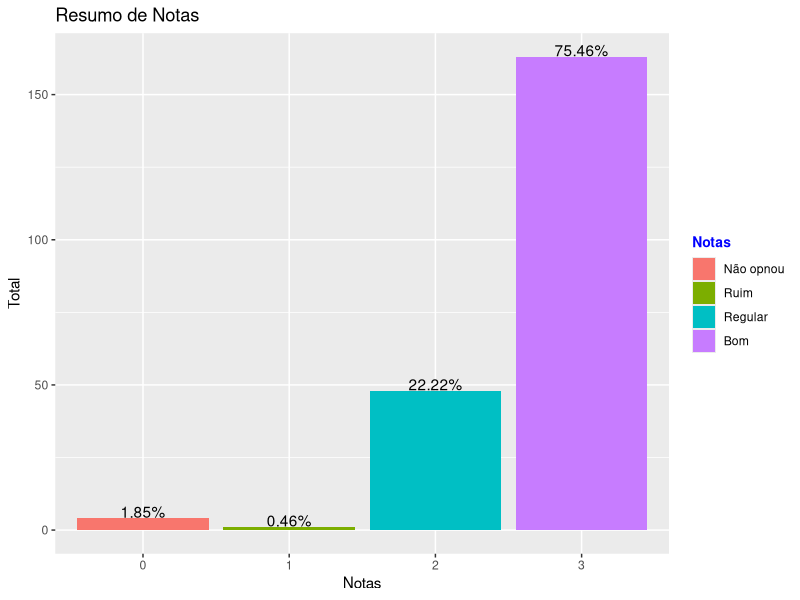
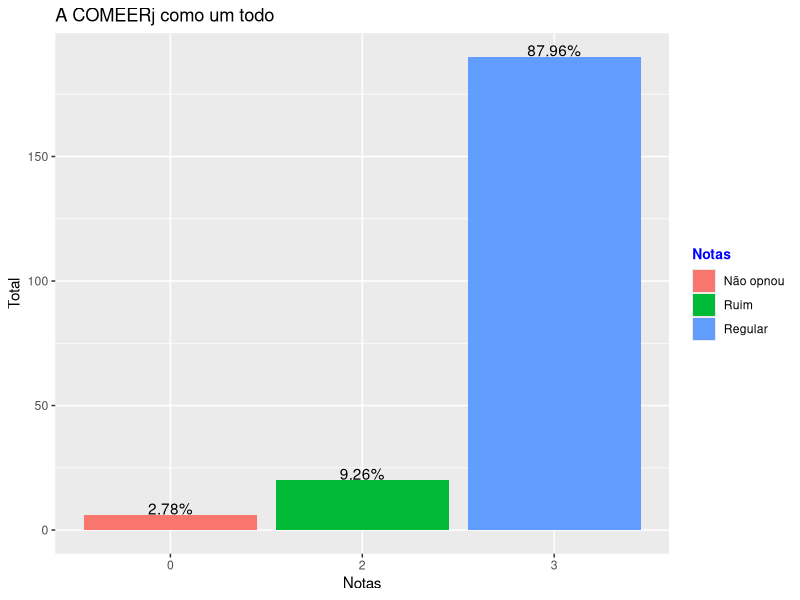
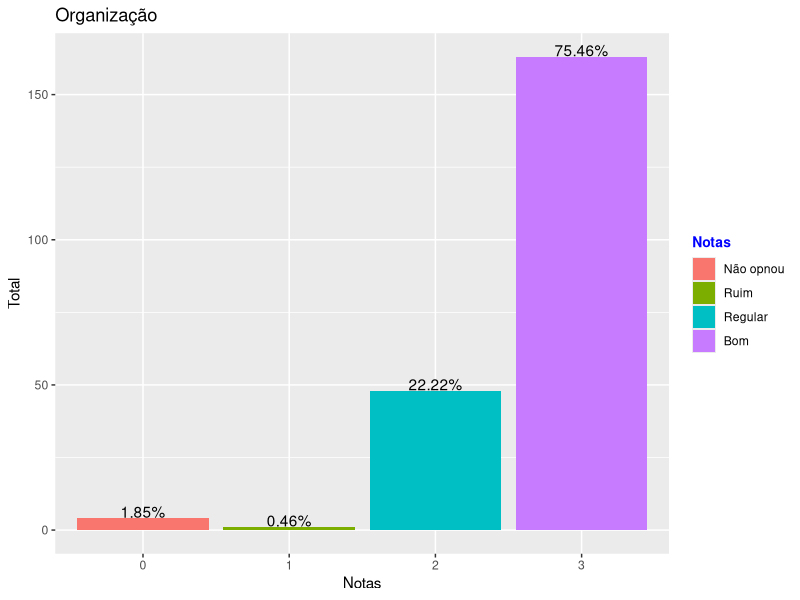
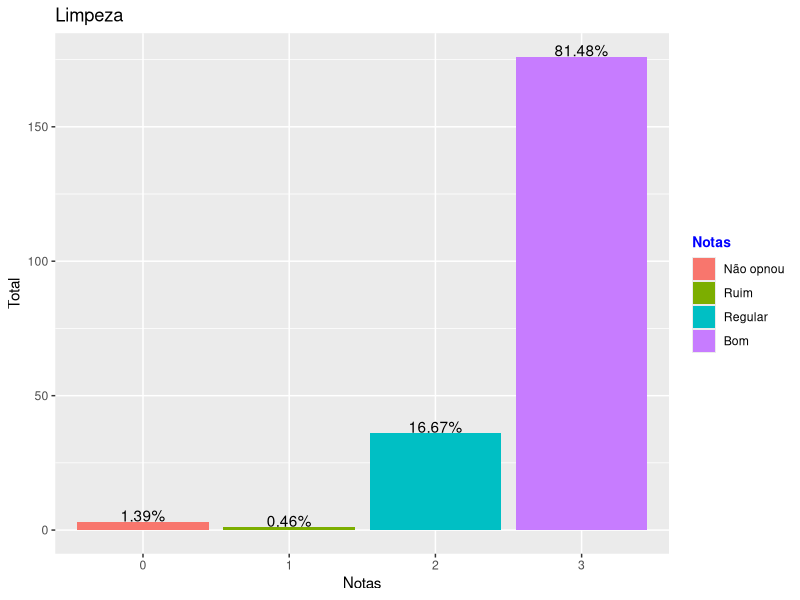
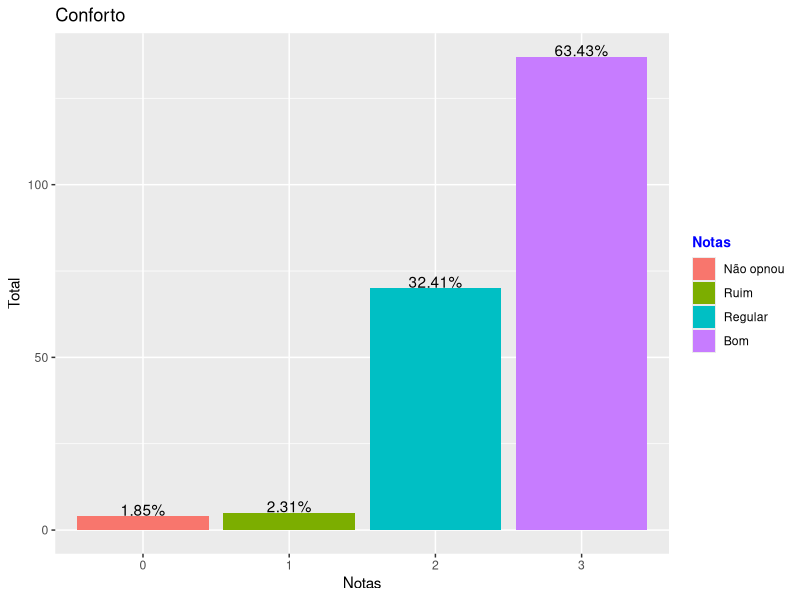
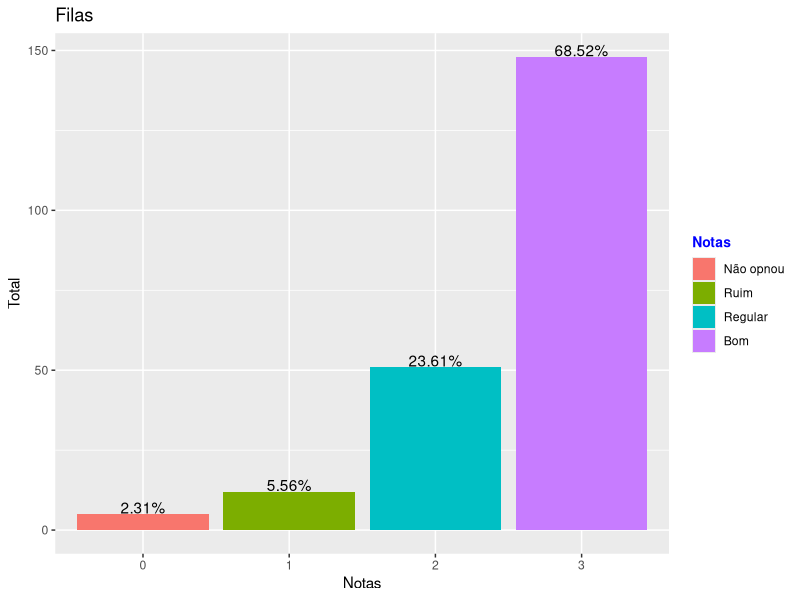
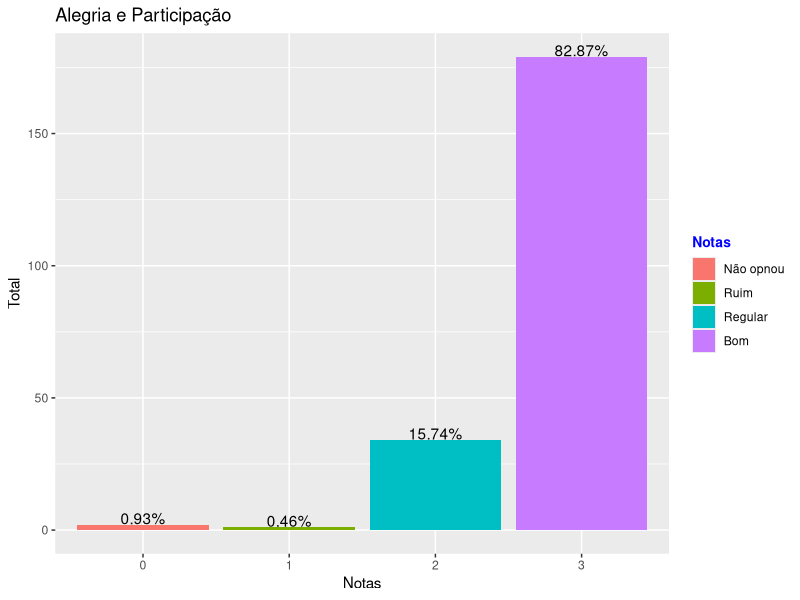
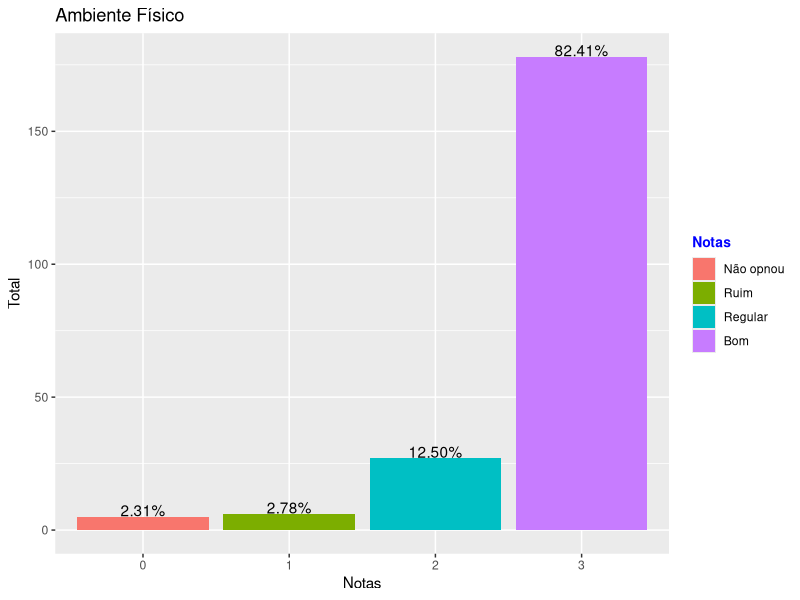

Here is the R script that generated these plots, in order:
library(dplyr)
library(ggplot2)
library(stats)
library(RColorBrewer)

data_av <- read.csv2("AVALIACAO.csv", stringsAsFactors = F)

colunas <- c("Resumo de Notas","A COMEERj como um todo", "Organização", "Limpeza", "Conforto", "Filas",
             "Alegria e Participação", "Ambiente Físico", "Sintonia Espiritual",
             "Recepção", "Alojamento", "Coordenador de Alojamento", "Secretaria",
             "Divulgação", "Livraria", "Financeiro", "Assitência Médica",
             "Passes", "Atendimento Fraterno","Alimentação", "Cardápio",
             "Cantina", "Multimeios", "Serviços Gerais", "Grupo de Estudos",
             "Facilitadores", "Atividades e Dinâmicas", "Músicas", "Ambientações", "Oficinas", 
             "Pequenos Companheiros")

data_av_total <-  data_av %>% select(- CLASSE) %>%  group_by(AG2) %>%  summarise(total = n())

dados <- list(data_av_total, data_av %>% select(AG1) %>%  group_by(AG1) %>%  summarise(total = n()),
           data_av %>% select(AG2) %>%  group_by(AG2) %>%  summarise(total = n()),
           data_av %>% select(AG3) %>%  group_by(AG3) %>%  summarise(total = n()),
           data_av %>% select(AG4) %>%  group_by(AG4) %>%  summarise(total = n()),
           data_av %>% select(AG5) %>%  group_by(AG5) %>%  summarise(total = n()),
           data_av %>% select(AG6) %>%  group_by(AG6) %>%  summarise(total = n()),
           data_av %>% select(AG7) %>%  group_by(AG7) %>%  summarise(total = n()),
           data_av %>% select(AG8) %>%  group_by(AG8) %>%  summarise(total = n()),
           data_av %>% select(AA1) %>%  group_by(AA1) %>%  summarise(total = n()),
           data_av %>% select(AA2) %>%  group_by(AA2) %>%  summarise(total = n()),
           data_av %>% select(AA3) %>%  group_by(AA3) %>%  summarise(total = n()),
           data_av %>% select(AA4) %>%  group_by(AA4) %>%  summarise(total = n()),
           data_av %>% select(AA5) %>%  group_by(AA5) %>%  summarise(total = n()),
           data_av %>% select(AA6) %>%  group_by(AA6) %>%  summarise(total = n()),
           data_av %>% select(AA7) %>%  group_by(AA7) %>%  summarise(total = n()),
           data_av %>% select(AF1) %>%  group_by(AF1) %>%  summarise(total = n()),
           data_av %>% select(AF2) %>%  group_by(AF2) %>%  summarise(total = n()),
           data_av %>% select(AF3) %>%  group_by(AF3) %>%  summarise(total = n()),
           data_av %>% select(AL1) %>%  group_by(AL1) %>%  summarise(total = n()),
           data_av %>% select(AL2) %>%  group_by(AL2) %>%  summarise(total = n()),
           data_av %>% select(AL3) %>%  group_by(AL3) %>%  summarise(total = n()),
           data_av %>% select(AL4) %>%  group_by(AL4) %>%  summarise(total = n()),
           data_av %>% select(AL5) %>%  group_by(AL5) %>%  summarise(total = n()),
           data_av %>% select(EA1) %>%  group_by(EA1) %>%  summarise(total = n()),
           data_av %>% select(EA2) %>%  group_by(EA2) %>%  summarise(total = n()),
           data_av %>% select(EA3) %>%  group_by(EA3) %>%  summarise(total = n()),
           data_av %>% select(EA4) %>%  group_by(EA4) %>%  summarise(total = n()),
           data_av %>% select(EA5) %>%  group_by(EA5) %>%  summarise(total = n()),
           data_av %>% select(EA6) %>%  group_by(EA6) %>%  summarise(total = n()),
           data_av %>% select(EA7) %>%  group_by(EA7) %>%  summarise(total = n()))
g <- ggplot(dados[[1]] , aes(x =as.factor(AG2), y = total, group=AG2,fill = factor(dados[[1]]$AG2)))  + geom_bar(stat = "identity") + geom_text(aes(label = sprintf("%.2f%%", total/sum(total) * 100)),  vjust = -.05) + xlab("Notas") + ylab("Total") + ggtitle(colunas[1] ) + scale_fill_brewer(palette="Set1") + theme(legend.title = element_text(colour="blue", size=10, face="bold")) + scale_fill_discrete(name="Notas", labels=c("Não opnou", "Ruim", "Regular", "Bom")) 
ggsave(filename = paste0(colunas[1], ".jpg") )
g <- ggplot(dados[[2]] , aes(x =as.factor(AG1), y = total, group=AG1,fill = factor(dados[[2]]$AG1)))  + geom_bar(stat = "identity") + geom_text(aes(label = sprintf("%.2f%%", total/sum(total) * 100)),  vjust = -.05) + xlab("Notas") + ylab("Total") + ggtitle(colunas[2] ) + scale_fill_brewer(palette="Set1") + theme(legend.title = element_text(colour="blue", size=10, face="bold")) + scale_fill_discrete(name="Notas", labels=c("Não opnou", "Ruim", "Regular", "Bom")) 
ggsave(filename = paste0(colunas[2], ".jpg") )
g <- ggplot(dados[[3]] , aes(x =as.factor(AG2), y = total, group=AG2,fill = factor(dados[[3]]$AG2)))  + geom_bar(stat = "identity") + geom_text(aes(label = sprintf("%.2f%%", total/sum(total) * 100)),  vjust = -.05) + xlab("Notas") + ylab("Total") + ggtitle(colunas[3] ) + scale_fill_brewer(palette="Set1") + theme(legend.title = element_text(colour="blue", size=10, face="bold")) + scale_fill_discrete(name="Notas", labels=c("Não opnou", "Ruim", "Regular", "Bom")) 
ggsave(filename = paste0(colunas[3], ".jpg") )
g <- ggplot(dados[[4]] , aes(x =as.factor(AG3), y = total, group=AG3,fill = factor(dados[[4]]$AG3)))  + geom_bar(stat = "identity") + geom_text(aes(label = sprintf("%.2f%%", total/sum(total) * 100)),  vjust = -.05) + xlab("Notas") + ylab("Total") + ggtitle(colunas[4] ) + scale_fill_brewer(palette="Set1") + theme(legend.title = element_text(colour="blue", size=10, face="bold")) + scale_fill_discrete(name="Notas", labels=c("Não opnou", "Ruim", "Regular", "Bom")) 
ggsave(filename = paste0(colunas[4], ".jpg") )
g <- ggplot(dados[[5]] , aes(x =as.factor(AG4), y = total, group=AG4,fill = factor(dados[[5]]$AG4)))  + geom_bar(stat = "identity") + geom_text(aes(label = sprintf("%.2f%%", total/sum(total) * 100)),  vjust = -.05) + xlab("Notas") + ylab("Total") + ggtitle(colunas[5] ) + scale_fill_brewer(palette="Set1") + theme(legend.title = element_text(colour="blue", size=10, face="bold")) + scale_fill_discrete(name="Notas", labels=c("Não opnou", "Ruim", "Regular", "Bom")) 
ggsave(filename = paste0(colunas[5], ".jpg") )
g <- ggplot(dados[[6]] , aes(x =as.factor(AG5), y = total, group=AG5,fill = factor(dados[[6]]$AG5)))  + geom_bar(stat = "identity") + geom_text(aes(label = sprintf("%.2f%%", total/sum(total) * 100)),  vjust = -.05) + xlab("Notas") + ylab("Total") + ggtitle(colunas[6] ) + scale_fill_brewer(palette="Set1") + theme(legend.title = element_text(colour="blue", size=10, face="bold")) + scale_fill_discrete(name="Notas", labels=c("Não opnou", "Ruim", "Regular", "Bom")) 
ggsave(filename = paste0(colunas[6], ".jpg") )
g <- ggplot(dados[[7]] , aes(x =as.factor(AG6), y = total, group=AG6,fill = factor(dados[[7]]$AG6)))  + geom_bar(stat = "identity") + geom_text(aes(label = sprintf("%.2f%%", total/sum(total) * 100)),  vjust = -.05) + xlab("Notas") + ylab("Total") + ggtitle(colunas[7] ) + scale_fill_brewer(palette="Set1") + theme(legend.title = element_text(colour="blue", size=10, face="bold")) + scale_fill_discrete(name="Notas", labels=c("Não opnou", "Ruim", "Regular", "Bom")) 
ggsave(filename = paste0(colunas[7], ".jpg") )
g <- ggplot(dados[[8]] , aes(x =as.factor(AG7), y = total, group=AG7,fill = factor(dados[[8]]$AG7)))  + geom_bar(stat = "identity") + geom_text(aes(label = sprintf("%.2f%%", total/sum(total) * 100)),  vjust = -.05) + xlab("Notas") + ylab("Total") + ggtitle(colunas[8] ) + scale_fill_brewer(palette="Set1") + theme(legend.title = element_text(colour="blue", size=10, face="bold")) + scale_fill_discrete(name="Notas", labels=c("Não opnou", "Ruim", "Regular", "Bom")) 
ggsave(filename = paste0(colunas[8], ".jpg") )
g <- ggplot(dados[[9]] , aes(x =as.factor(AG8), y = total, group=AG8,fill = factor(dados[[9]]$AG8)))  + geom_bar(stat = "identity") + geom_text(aes(label = sprintf("%.2f%%", total/sum(total) * 100)),  vjust = -.05) + xlab("Notas") + ylab("Total") + ggtitle(colunas[9] ) + scale_fill_brewer(palette="Set1") + theme(legend.title = element_text(colour="blue", size=10, face="bold")) + scale_fill_discrete(name="Notas", labels=c("Não opnou", "Ruim", "Regular", "Bom")) 
ggsave(filename = paste0(colunas[9], ".jpg") )
g <- ggplot(dados[[10]], aes(x =as.factor(AA1), y = total, group=AA1,fill = factor(dados[[10]]$AA1))) + geom_bar(stat = "identity") + geom_text(aes(label = sprintf("%.2f%%", total/sum(total) * 100)),  vjust = -.05) + xlab("Notas") + ylab("Total") + ggtitle(colunas[10]) + scale_fill_brewer(palette="Set1") + theme(legend.title = element_text(colour="blue", size=10, face="bold")) + scale_fill_discrete(name="Notas", labels=c("Não opnou", "Ruim", "Regular", "Bom")) 
ggsave(filename = paste0(colunas[10], ".jpg") )
g <- ggplot(dados[[11]], aes(x =as.factor(AA2), y = total, group=AA2,fill = factor(dados[[11]]$AA2))) + geom_bar(stat = "identity") + geom_text(aes(label = sprintf("%.2f%%", total/sum(total) * 100)),  vjust = -.05) + xlab("Notas") + ylab("Total") + ggtitle(colunas[11]) + scale_fill_brewer(palette="Set1") + theme(legend.title = element_text(colour="blue", size=10, face="bold")) + scale_fill_discrete(name="Notas", labels=c("Não opnou", "Ruim", "Regular", "Bom")) 
ggsave(filename = paste0(colunas[11], ".jpg") )
g <- ggplot(dados[[12]], aes(x =as.factor(AA3), y = total, group=AA3,fill = factor(dados[[12]]$AA3))) + geom_bar(stat = "identity") + geom_text(aes(label = sprintf("%.2f%%", total/sum(total) * 100)),  vjust = -.05) + xlab("Notas") + ylab("Total") + ggtitle(colunas[12]) + scale_fill_brewer(palette="Set1") + theme(legend.title = element_text(colour="blue", size=10, face="bold")) + scale_fill_discrete(name="Notas", labels=c("Não opnou", "Ruim", "Regular", "Bom")) 
ggsave(filename = paste0(colunas[12], ".jpg") )
g <- ggplot(dados[[13]], aes(x =as.factor(AA4), y = total, group=AA4,fill = factor(dados[[13]]$AA4))) + geom_bar(stat = "identity") + geom_text(aes(label = sprintf("%.2f%%", total/sum(total) * 100)),  vjust = -.05) + xlab("Notas") + ylab("Total") + ggtitle(colunas[13]) + scale_fill_brewer(palette="Set1") + theme(legend.title = element_text(colour="blue", size=10, face="bold")) + scale_fill_discrete(name="Notas", labels=c("Não opnou", "Ruim", "Regular", "Bom")) 
ggsave(filename = paste0(colunas[13], ".jpg") )
g <- ggplot(dados[[14]], aes(x =as.factor(AA5), y = total, group=AA5,fill = factor(dados[[14]]$AA5))) + geom_bar(stat = "identity") + geom_text(aes(label = sprintf("%.2f%%", total/sum(total) * 100)),  vjust = -.05) + xlab("Notas") + ylab("Total") + ggtitle(colunas[14]) + scale_fill_brewer(palette="Set1") + theme(legend.title = element_text(colour="blue", size=10, face="bold")) + scale_fill_discrete(name="Notas", labels=c("Não opnou", "Ruim", "Regular", "Bom")) 
ggsave(filename = paste0(colunas[14], ".jpg") )
g <- ggplot(dados[[15]], aes(x =as.factor(AA6), y = total, group=AA6,fill = factor(dados[[15]]$AA6))) + geom_bar(stat = "identity") + geom_text(aes(label = sprintf("%.2f%%", total/sum(total) * 100)),  vjust = -.05) + xlab("Notas") + ylab("Total") + ggtitle(colunas[15]) + scale_fill_brewer(palette="Set1") + theme(legend.title = element_text(colour="blue", size=10, face="bold")) + scale_fill_discrete(name="Notas", labels=c("Não opnou", "Ruim", "Regular", "Bom")) 
ggsave(filename = paste0(colunas[15], ".jpg") )
g <- ggplot(dados[[16]], aes(x =as.factor(AA7), y = total, group=AA7,fill = factor(dados[[16]]$AA7))) + geom_bar(stat = "identity") + geom_text(aes(label = sprintf("%.2f%%", total/sum(total) * 100)),  vjust = -.05) + xlab("Notas") + ylab("Total") + ggtitle(colunas[16]) + scale_fill_brewer(palette="Set1") + theme(legend.title = element_text(colour="blue", size=10, face="bold")) + scale_fill_discrete(name="Notas", labels=c("Não opnou", "Ruim", "Regular", "Bom")) 
ggsave(filename = paste0(colunas[16], ".jpg") )
g <- ggplot(dados[[17]], aes(x =as.factor(AF1), y = total, group=AF1,fill = factor(dados[[17]]$AF1))) + geom_bar(stat = "identity") + geom_text(aes(label = sprintf("%.2f%%", total/sum(total) * 100)),  vjust = -.05) + xlab("Notas") + ylab("Total") + ggtitle(colunas[17]) + scale_fill_brewer(palette="Set1") + theme(legend.title = element_text(colour="blue", size=10, face="bold")) + scale_fill_discrete(name="Notas", labels=c("Não opnou", "Ruim", "Regular", "Bom")) 
ggsave(filename = paste0(colunas[17], ".jpg") )
g <- ggplot(dados[[18]], aes(x =as.factor(AF2), y = total, group=AF2,fill = factor(dados[[18]]$AF2))) + geom_bar(stat = "identity") + geom_text(aes(label = sprintf("%.2f%%", total/sum(total) * 100)),  vjust = -.05) + xlab("Notas") + ylab("Total") + ggtitle(colunas[18]) + scale_fill_brewer(palette="Set1") + theme(legend.title = element_text(colour="blue", size=10, face="bold")) + scale_fill_discrete(name="Notas", labels=c("Não opnou", "Ruim", "Regular", "Bom")) 
ggsave(filename = paste0(colunas[18], ".jpg") )
g <- ggplot(dados[[19]], aes(x =as.factor(AF3), y = total, group=AF3,fill = factor(dados[[19]]$AF3))) + geom_bar(stat = "identity") + geom_text(aes(label = sprintf("%.2f%%", total/sum(total) * 100)),  vjust = -.05) + xlab("Notas") + ylab("Total") + ggtitle(colunas[19]) + scale_fill_brewer(palette="Set1") + theme(legend.title = element_text(colour="blue", size=10, face="bold")) + scale_fill_discrete(name="Notas", labels=c("Não opnou", "Ruim", "Regular", "Bom")) 
ggsave(filename = paste0(colunas[19], ".jpg") )
g <- ggplot(dados[[20]], aes(x =as.factor(AL1), y = total, group=AL1,fill = factor(dados[[20]]$AL1))) + geom_bar(stat = "identity") + geom_text(aes(label = sprintf("%.2f%%", total/sum(total) * 100)),  vjust = -.05) + xlab("Notas") + ylab("Total") + ggtitle(colunas[20]) + scale_fill_brewer(palette="Set1") + theme(legend.title = element_text(colour="blue", size=10, face="bold")) + scale_fill_discrete(name="Notas", labels=c("Não opnou", "Ruim", "Regular", "Bom")) 
ggsave(filename = paste0(colunas[20], ".jpg") )
g <- ggplot(dados[[21]], aes(x =as.factor(AL2), y = total, group=AL2,fill = factor(dados[[21]]$AL2))) + geom_bar(stat = "identity") + geom_text(aes(label = sprintf("%.2f%%", total/sum(total) * 100)),  vjust = -.05) + xlab("Notas") + ylab("Total") + ggtitle(colunas[21]) + scale_fill_brewer(palette="Set1") + theme(legend.title = element_text(colour="blue", size=10, face="bold")) + scale_fill_discrete(name="Notas", labels=c("Não opnou", "Ruim", "Regular", "Bom")) 
ggsave(filename = paste0(colunas[21], ".jpg") )
g <- ggplot(dados[[22]], aes(x =as.factor(AL3), y = total, group=AL3,fill = factor(dados[[22]]$AL3))) + geom_bar(stat = "identity") + geom_text(aes(label = sprintf("%.2f%%", total/sum(total) * 100)),  vjust = -.05) + xlab("Notas") + ylab("Total") + ggtitle(colunas[22]) + scale_fill_brewer(palette="Set1") + theme(legend.title = element_text(colour="blue", size=10, face="bold")) + scale_fill_discrete(name="Notas", labels=c("Não opnou", "Ruim", "Regular", "Bom")) 
ggsave(filename = paste0(colunas[22], ".jpg") )
g <- ggplot(dados[[23]], aes(x =as.factor(AL4), y = total, group=AL4,fill = factor(dados[[23]]$AL4))) + geom_bar(stat = "identity") + geom_text(aes(label = sprintf("%.2f%%", total/sum(total) * 100)),  vjust = -.05) + xlab("Notas") + ylab("Total") + ggtitle(colunas[23]) + scale_fill_brewer(palette="Set1") + theme(legend.title = element_text(colour="blue", size=10, face="bold")) + scale_fill_discrete(name="Notas", labels=c("Não opnou", "Ruim", "Regular", "Bom")) 
ggsave(filename = paste0(colunas[23], ".jpg") )
g <- ggplot(dados[[24]], aes(x =as.factor(AL5), y = total, group=AL5,fill = factor(dados[[24]]$AL5))) + geom_bar(stat = "identity") + geom_text(aes(label = sprintf("%.2f%%", total/sum(total) * 100)),  vjust = -.05) + xlab("Notas") + ylab("Total") + ggtitle(colunas[24]) + scale_fill_brewer(palette="Set1") + theme(legend.title = element_text(colour="blue", size=10, face="bold")) + scale_fill_discrete(name="Notas", labels=c("Não opnou", "Ruim", "Regular", "Bom")) 
ggsave(filename = paste0(colunas[24], ".jpg") )
g <- ggplot(dados[[25]], aes(x =as.factor(EA1), y = total, group=EA1,fill = factor(dados[[25]]$EA1))) + geom_bar(stat = "identity") + geom_text(aes(label = sprintf("%.2f%%", total/sum(total) * 100)),  vjust = -.05) + xlab("Notas") + ylab("Total") + ggtitle(colunas[25]) + scale_fill_brewer(palette="Set1") + theme(legend.title = element_text(colour="blue", size=10, face="bold")) + scale_fill_discrete(name="Notas", labels=c("Não opnou", "Ruim", "Regular", "Bom")) 
ggsave(filename = paste0(colunas[25], ".jpg") )
g <- ggplot(dados[[26]], aes(x =as.factor(EA2), y = total, group=EA2,fill = factor(dados[[26]]$EA2))) + geom_bar(stat = "identity") + geom_text(aes(label = sprintf("%.2f%%", total/sum(total) * 100)),  vjust = -.05) + xlab("Notas") + ylab("Total") + ggtitle(colunas[26]) + scale_fill_brewer(palette="Set1") + theme(legend.title = element_text(colour="blue", size=10, face="bold")) + scale_fill_discrete(name="Notas", labels=c("Não opnou", "Ruim", "Regular", "Bom")) 
ggsave(filename = paste0(colunas[26], ".jpg") )
g <- ggplot(dados[[27]], aes(x =as.factor(EA3), y = total, group=EA3,fill = factor(dados[[27]]$EA3))) + geom_bar(stat = "identity") + geom_text(aes(label = sprintf("%.2f%%", total/sum(total) * 100)),  vjust = -.05) + xlab("Notas") + ylab("Total") + ggtitle(colunas[27]) + scale_fill_brewer(palette="Set1") + theme(legend.title = element_text(colour="blue", size=10, face="bold")) + scale_fill_discrete(name="Notas", labels=c("Não opnou", "Ruim", "Regular", "Bom")) 
ggsave(filename = paste0(colunas[27], ".jpg") )
g <- ggplot(dados[[28]], aes(x =as.factor(EA4), y = total, group=EA4,fill = factor(dados[[28]]$EA4))) + geom_bar(stat = "identity") + geom_text(aes(label = sprintf("%.2f%%", total/sum(total) * 100)),  vjust = -.05) + xlab("Notas") + ylab("Total") + ggtitle(colunas[28]) + scale_fill_brewer(palette="Set1") + theme(legend.title = element_text(colour="blue", size=10, face="bold")) + scale_fill_discrete(name="Notas", labels=c("Não opnou", "Ruim", "Regular", "Bom")) 
ggsave(filename = paste0(colunas[28], ".jpg") )
g <- ggplot(dados[[29]], aes(x =as.factor(EA5), y = total, group=EA5,fill = factor(dados[[29]]$EA5))) + geom_bar(stat = "identity") + geom_text(aes(label = sprintf("%.2f%%", total/sum(total) * 100)),  vjust = -.05) + xlab("Notas") + ylab("Total") + ggtitle(colunas[29]) + scale_fill_brewer(palette="Set1") + theme(legend.title = element_text(colour="blue", size=10, face="bold")) + scale_fill_discrete(name="Notas", labels=c("Não opnou", "Ruim", "Regular", "Bom")) 
ggsave(filename = paste0(colunas[29], ".jpg") )
g <- ggplot(dados[[30]], aes(x =as.factor(EA6), y = total, group=EA6,fill = factor(dados[[30]]$EA6))) + geom_bar(stat = "identity") + geom_text(aes(label = sprintf("%.2f%%", total/sum(total) * 100)),  vjust = -.05) + xlab("Notas") + ylab("Total") + ggtitle(colunas[30]) + scale_fill_brewer(palette="Set1") + theme(legend.title = element_text(colour="blue", size=10, face="bold")) + scale_fill_discrete(name="Notas", labels=c("Não opnou", "Ruim", "Regular", "Bom")) 
ggsave(filename = paste0(colunas[30], ".jpg") )
g <- ggplot(dados[[31]], aes(x =as.factor(EA7), y = total, group=EA7,fill = factor(dados[[31]]$EA7))) + geom_bar(stat = "identity") + geom_text(aes(label = sprintf("%.2f%%", total/sum(total) * 100)),  vjust = -.05) + xlab("Notas") + ylab("Total") + ggtitle(colunas[31]) + scale_fill_brewer(palette="Set1") + theme(legend.title = element_text(colour="blue", size=10, face="bold")) + scale_fill_discrete(name="Notas", labels=c("Não opnou", "Ruim", "Regular", "Bom")) 
ggsave(filename = paste0(colunas[31], ".jpg") )
